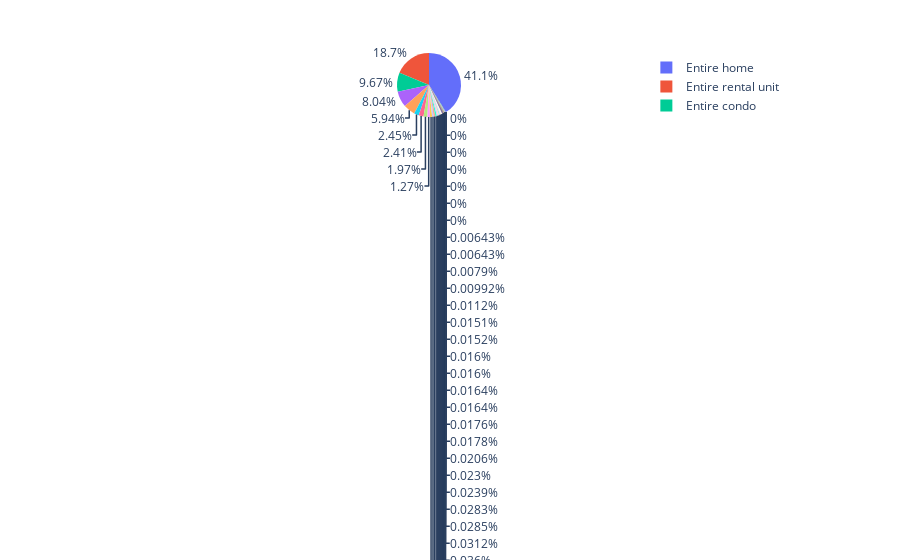

Notebook code cell kept with this figure:
### Code cell
plt.figure(figsize=(50,30))
fig_pie = px.pie(df_airbnb,values= 'availability_90',names = 'property_type')
fig_pie.show()

### Figure 1 — Plotly figure (JSON) as saved in the notebook; plotly's stock layout.template omitted (floating-point values rounded to 4 significant figures; data arrays with more than 128 entries replaced by an {"elided": "..."} marker saying what was removed)
{"data": [{"domain": {"x": [0, 1], "y": [0, 1]}, "hovertemplate": "property_type=%{label}<br>availability_90=%{value}<extra></extra>", "labels": {"elided": "11536 str values"}, "legendgroup": "", "name": "", "showlegend": true, "type": "pie", "values": {"elided": "11536 int values"}}], "layout": {"legend": {"tracegroupgap": 0}, "margin": {"t": 60}}}
